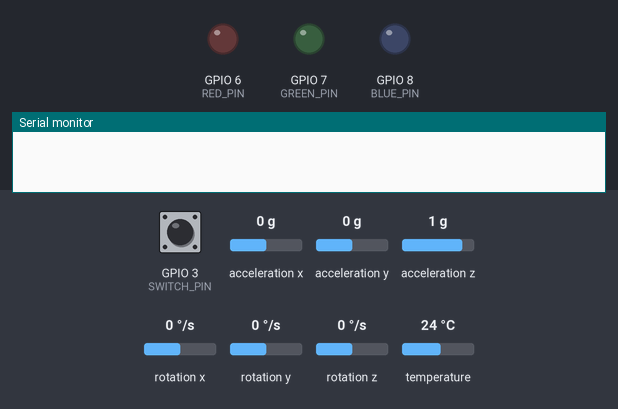
Recording of a sketch running on a simulated ESP32-S3. On the bench: output pins drawn as LEDs (lit = HIGH), the last lines printed to the serial monitor. Dashed ring = blinking. Inputs (shaded band) come from the test bench; at power-on: GPIO 3 (SWITCH_PIN) HIGH, acceleration x 0 g, acceleration y 0 g, acceleration z 1 g, rotation x 0 °/s, rotation y 0 °/s, rotation z 0 °/s, temperature 24 °C.

Above: at 0.0 s.
At 2.5 s:
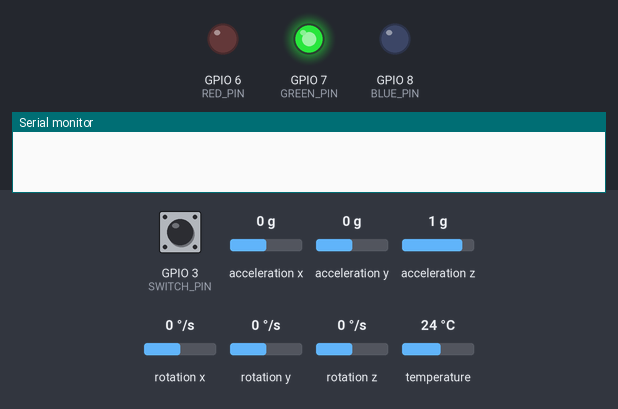
2.6 s: GPIO 3 (SWITCH_PIN) pulled LOW for 3.2 s
At 2.9 s:
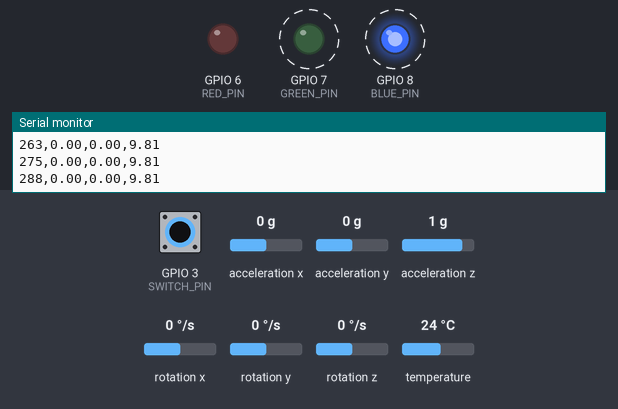
Timing chart, 0 to 7.1 s (numbered marks = the images above; inputs shaded):
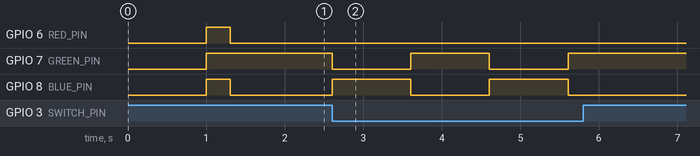

The sketch:

gesture_capture.ino
```cpp
#include <Arduino.h>
#include <Wire.h>
#include <Adafruit_MPU6050.h>
#include <Adafruit_Sensor.h>

// === CONFIGURATION ===
#define MPU_SDA 5
#define MPU_SCL 4

#define SWITCH_PIN 3  // SPDT switch (C = GND, NO = D3)
#define RED_PIN   6
#define GREEN_PIN 7
#define BLUE_PIN  8

const int SAMPLE_RATE_HZ = 100; // 100 samples/sec
const int DURATION_MS = 1000;   // Collect for 1 second

Adafruit_MPU6050 mpu;

// === HELPER: LED Control ===
void setColor(bool r, bool g, bool b) {
  digitalWrite(RED_PIN, r ? HIGH : LOW);
  digitalWrite(GREEN_PIN, g ? HIGH : LOW);
  digitalWrite(BLUE_PIN, b ? HIGH : LOW);
}

void setup() {
  Serial.begin(115200);
  delay(1000);

  // Setup LED
  pinMode(RED_PIN, OUTPUT);
  pinMode(GREEN_PIN, OUTPUT);
  pinMode(BLUE_PIN, OUTPUT);
  setColor(1, 1, 1); // White flash on boot
  delay(300);
  setColor(0, 0, 0);

  // Setup switch
  pinMode(SWITCH_PIN, INPUT_PULLUP);  // Trigger on LOW

  // Setup I2C
  Wire.begin(MPU_SDA, MPU_SCL);
  if (!mpu.begin()) {
    setColor(1, 0, 0); // Red = failure
    while (1) delay(10);
  }

  // Configure MPU6050
  mpu.setAccelerometerRange(MPU6050_RANGE_8_G);
  mpu.setGyroRange(MPU6050_RANGE_500_DEG);
  mpu.setFilterBandwidth(MPU6050_BAND_21_HZ);

  setColor(0, 1, 0); // Green = ready
}

void loop() {
  if (digitalRead(SWITCH_PIN) == LOW) {
    setColor(0, 0, 1); // Blue = recording

    Serial.println("timestamp,x,y,z");
    unsigned long startTime = millis();

    while (millis() - startTime < DURATION_MS) {
      sensors_event_t a, g, temp;
      mpu.getEvent(&a, &g, &temp);

      unsigned long ts = millis() - startTime;
      Serial.print(ts);
      Serial.print(",");
      Serial.print(a.acceleration.x);
      Serial.print(",");
      Serial.print(a.acceleration.y);
      Serial.print(",");
      Serial.println(a.acceleration.z);

      delay(1000 / SAMPLE_RATE_HZ);
    }

    setColor(0, 1, 0); // Back to green (ready)
    delay(1000); // debounce window
  }
}
```

Measured:
- after the input at 2.6 s, GPIO 7 (GREEN_PIN): alternates HIGH for 1.0 s and LOW for 1.0 s, 4 changes in all, then stays HIGH, starting at once; GPIO 8 (BLUE_PIN): alternates HIGH for 1.0 s and LOW for 1.0 s, 4 changes in all, then stays LOW, starting at once
